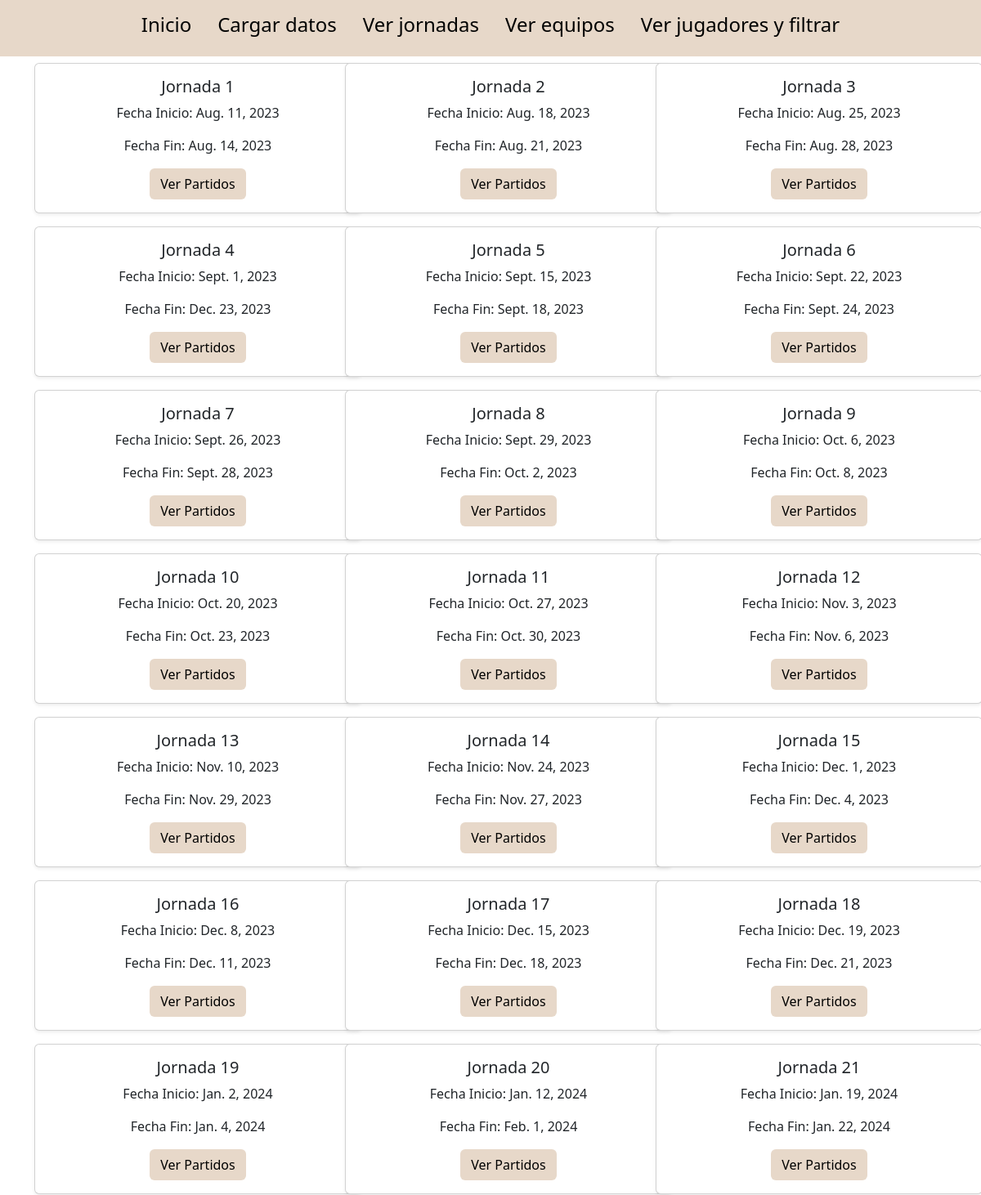
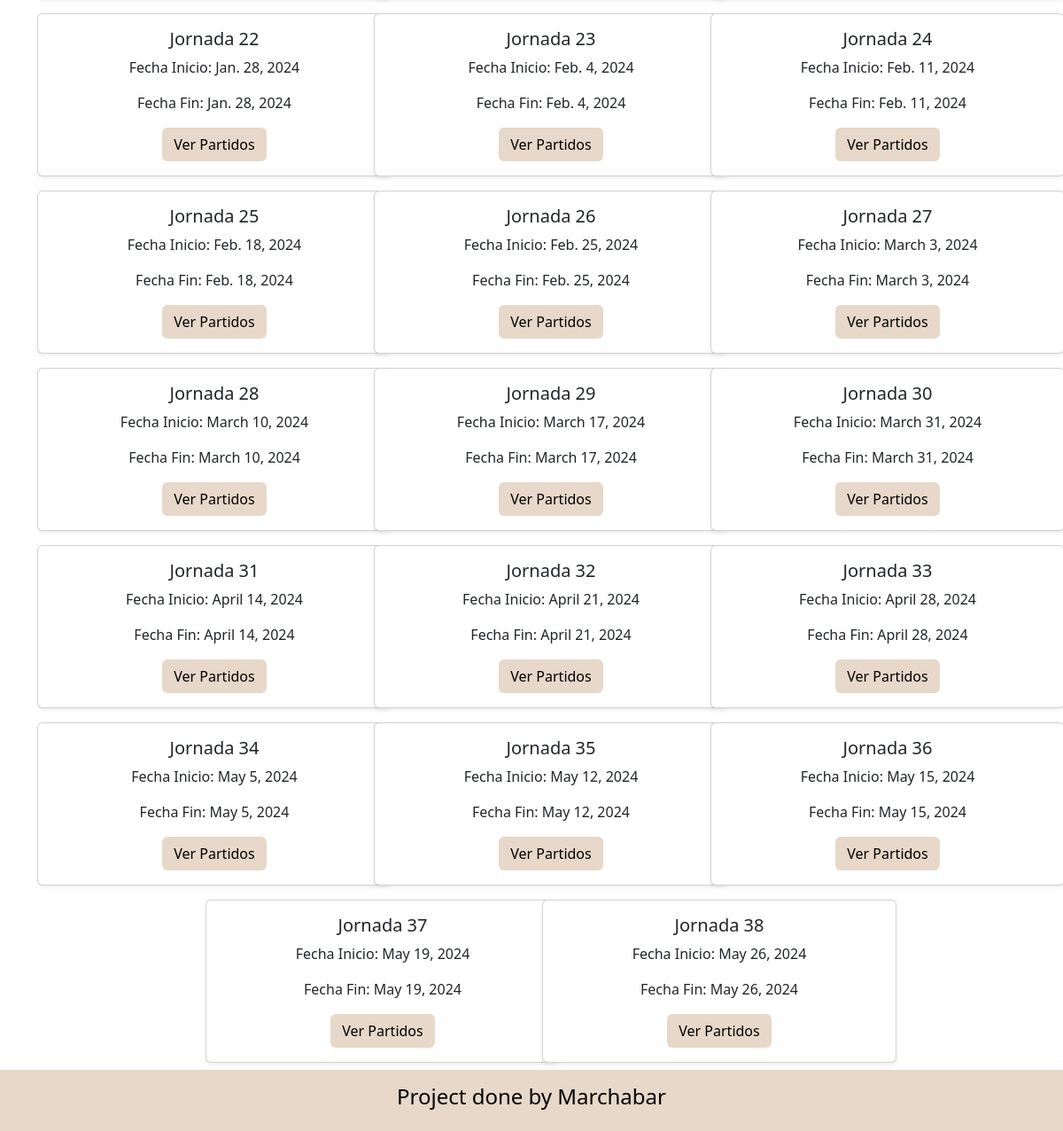
Page /listado-jornadas/ on the committed database (2 pictures, top to bottom).
### main/models.py (models this page shows, shortened)
class Jornada (models.Model):
    id_jornada = models.AutoField(primary_key=True)
    numero = models.IntegerField(unique=True)
    fecha_inicio = models.DateField()
    fecha_fin = models.DateField()
    class Meta:
        ordering = ['numero']

### main/views.py (the view)
# urls.py: path('listado-jornadas/', views.listado_jornadas, name='listado-jornadas'),
def listado_jornadas(request):
    jornadas = Jornada.objects.all()
    return render(request, 'listado-jornadas.html', {'jornadas': jornadas})

### main/templates/listado-jornadas.html (shortened to what this page needs)
{% extends 'base.html' %}
{% block content %}
<div class="container">
    <div class="row row-cols-1 row-cols-md-2 row-cols-lg-3 justify-content-center">
        {% for jornada in jornadas %}
        <div class="col mb-2 mt-2">
            <div class="card shadow-sm" style="width: 400px;">
                <div class="card-body text-center">
                    <h5 class="card-title">Jornada {{ jornada.numero }}</h5>
                    <p class="card-text">Fecha Inicio: {{ jornada.fecha_inicio }}</p>
                    <p class="card-text">Fecha Fin: {{ jornada.fecha_fin }}</p>
                    <a href="partidos/{{ jornada.id_jornada }}" class="btn" style="background-color: #E7D8C9; color: #000000; text-decoration: none;" onmouseover="this.style.backgroundColor='#8B4513'; this.style.color='#E7D8C9';" onmouseout="this.style.backgroundColor='#E7D8C9'; this.style.color='#000000';">
                        Ver Partidos
                    </a>
                </div>
            </div>
        </div>
        {% endfor %}
    </div>
</div>
{% endblock %}

### rows in the picture
Jornada: numero "1", fecha_inicio "Aug. 11, 2023", fecha_fin "Aug. 14, 2023"
Jornada: numero "2", fecha_inicio "Aug. 18, 2023", fecha_fin "Aug. 21, 2023"
Jornada: numero "3", fecha_inicio "Aug. 25, 2023", fecha_fin "Aug. 28, 2023"
Jornada: numero "4", fecha_inicio "Sept. 1, 2023", fecha_fin "Dec. 23, 2023"
Jornada: numero "5", fecha_inicio "Sept. 15, 2023", fecha_fin "Sept. 18, 2023"
Jornada: numero "6", fecha_inicio "Sept. 22, 2023", fecha_fin "Sept. 24, 2023"
Jornada: numero "7", fecha_inicio "Sept. 26, 2023", fecha_fin "Sept. 28, 2023"
Jornada: numero "8", fecha_inicio "Sept. 29, 2023", fecha_fin "Oct. 2, 2023"
Jornada: numero "9", fecha_inicio "Oct. 6, 2023", fecha_fin "Oct. 8, 2023"
Jornada: numero "10", fecha_inicio "Oct. 20, 2023", fecha_fin "Oct. 23, 2023"
Jornada: numero "11", fecha_inicio "Oct. 27, 2023", fecha_fin "Oct. 30, 2023"
Jornada: numero "12", fecha_inicio "Nov. 3, 2023", fecha_fin "Nov. 6, 2023"
Jornada: numero "13", fecha_inicio "Nov. 10, 2023", fecha_fin "Nov. 29, 2023"
Jornada: numero "14", fecha_inicio "Nov. 24, 2023", fecha_fin "Nov. 27, 2023"
Jornada: numero "15", fecha_inicio "Dec. 1, 2023", fecha_fin "Dec. 4, 2023"
Jornada: numero "16", fecha_inicio "Dec. 8, 2023", fecha_fin "Dec. 11, 2023"
Jornada: numero "17", fecha_inicio "Dec. 15, 2023", fecha_fin "Dec. 18, 2023"
Jornada: numero "18", fecha_inicio "Dec. 19, 2023", fecha_fin "Dec. 21, 2023"
Jornada: numero "19", fecha_inicio "Jan. 2, 2024", fecha_fin "Jan. 4, 2024"
Jornada: numero "20", fecha_inicio "Jan. 12, 2024", fecha_fin "Feb. 1, 2024"
Jornada: numero "21", fecha_inicio "Jan. 19, 2024", fecha_fin "Jan. 22, 2024"
Jornada: numero "22", fecha_inicio "Jan. 28, 2024", fecha_fin "Jan. 28, 2024"
Jornada: numero "23", fecha_inicio "Feb. 4, 2024", fecha_fin "Feb. 4, 2024"
Jornada: numero "24", fecha_inicio "Feb. 11, 2024", fecha_fin "Feb. 11, 2024"
Jornada: numero "25", fecha_inicio "Feb. 18, 2024", fecha_fin "Feb. 18, 2024"
Jornada: numero "26", fecha_inicio "Feb. 25, 2024", fecha_fin "Feb. 25, 2024"
Jornada: numero "27", fecha_inicio "March 3, 2024", fecha_fin "March 3, 2024"
Jornada: numero "28", fecha_inicio "March 10, 2024", fecha_fin "March 10, 2024"
Jornada: numero "29", fecha_inicio "March 17, 2024", fecha_fin "March 17, 2024"
Jornada: numero "30", fecha_inicio "March 31, 2024", fecha_fin "March 31, 2024"
Jornada: numero "31", fecha_inicio "April 14, 2024", fecha_fin "April 14, 2024"
Jornada: numero "32", fecha_inicio "April 21, 2024", fecha_fin "April 21, 2024"
Jornada: numero "33", fecha_inicio "April 28, 2024", fecha_fin "April 28, 2024"
Jornada: numero "34", fecha_inicio "May 5, 2024", fecha_fin "May 5, 2024"
Jornada: numero "35", fecha_inicio "May 12, 2024", fecha_fin "May 12, 2024"
Jornada: numero "36", fecha_inicio "May 15, 2024", fecha_fin "May 15, 2024"
Jornada: numero "37", fecha_inicio "May 19, 2024", fecha_fin "May 19, 2024"
Jornada: numero "38", fecha_inicio "May 26, 2024", fecha_fin "May 26, 2024"
